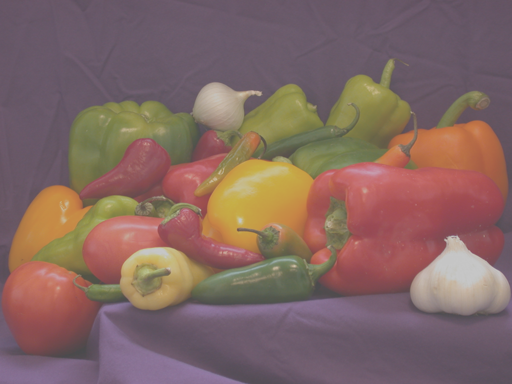
%> input picture demo_files/I2_03_peppers_low.png, 512 x 384 px
$ octave I2_03_4_contrast.m   (GNU Octave 9; MATLAB toolbox functions it lacks are replaced by stand-ins)
%> lines starting %> are read from the running program, lines starting %| are printed output that depends on the picture
%% コントラスト調整 用の各種関数 %%%%%%%%
clear;clc;close all;imtool close all

%% 画像読込み %%%%%%%%
I = imread('I2_03_peppers_low.png');
%> I is the input picture: size 384x512x3 uint8; mean R, G, B 130.7, 103.4, 99.1
Gray = rgb2gray(I);  % グレースケールへ変換
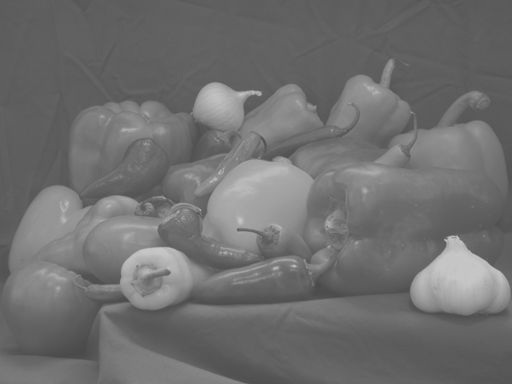
%> Gray: size 384x512 uint8; min 74, max 198, mean 111.1
figure;imshow(Gray);

figure;imhist(Gray);     % 輝度値のヒストグラムを表示

%% 低・高輝度で1%飽和するよう自動調整 %%%%%%%%%%%%%%%
Gray1 = imadjust(Gray);
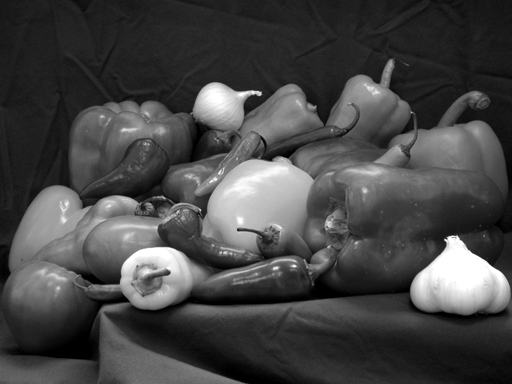
%> Gray1: size 384x512 uint8; min 0, max 255, mean 69.8
figure;imhist(Gray1);
%% 処理前後の画像を並べて表示
figure;imshow([Gray Gray1]);


%% ヒストグラム均等化を用いたコントラストの強調：ビン間隔の調整をして、フラットになるように
Gray2 = histeq(Gray, 256);
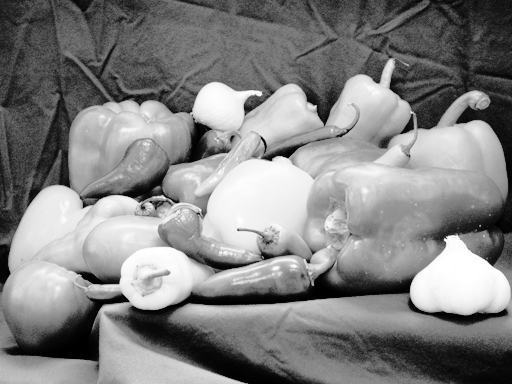
%> Gray2: size 384x512 uint8; min 0, max 255, mean 130.2
figure;imhist(Gray2);
%% 表示
figure;imshow([Gray1 Gray2]);

%% コントラストに制限を付けた適応ヒストグラム均等化 %%%%%
%     デフォルト：8x8ピクセルのタイル毎にヒストグラム均等化
% フラットなヒストグラム
Gray3 = adapthisteq(Gray,'Distribution','uniform');
figure;imhist(Gray3);
%% 表示
figure;imshow([Gray1 Gray3]);

%% ベル型ヒストグラム
Gray4 = adapthisteq(Gray,'Distribution','rayleigh');
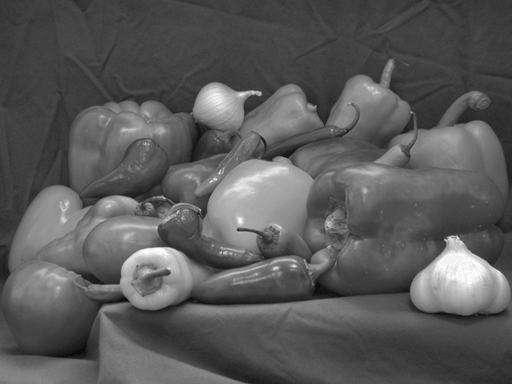
%> Gray4: size 384x512 uint8; min 0, max 255, mean 89.5
figure;imhist(Gray4);
%% 表示
figure;imshow([Gray3 Gray4]);

%% 曲線ヒストグラム
Gray5 = adapthisteq(Gray,'Distribution','exponential');
figure;imhist(Gray5);
%% 表示
figure;imshow([Gray3 Gray4 Gray5]);

%% 曲線ヒストグラム: コントラスト強調の制限を調整
Gray6 = adapthisteq(Gray,'Distribution','exponential', 'ClipLimit', 1);
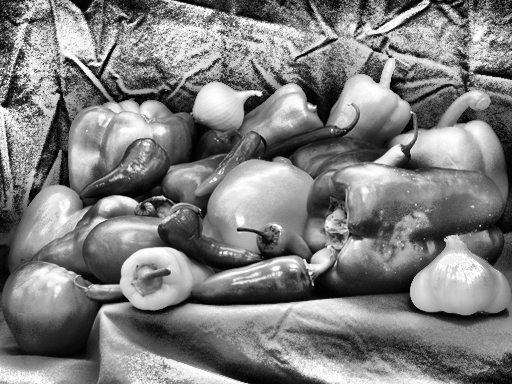
%> Gray6: size 384x512 uint8; min 0, max 255, mean 127
figure;imhist(Gray6);
%> after `imhist(Gray6)`:
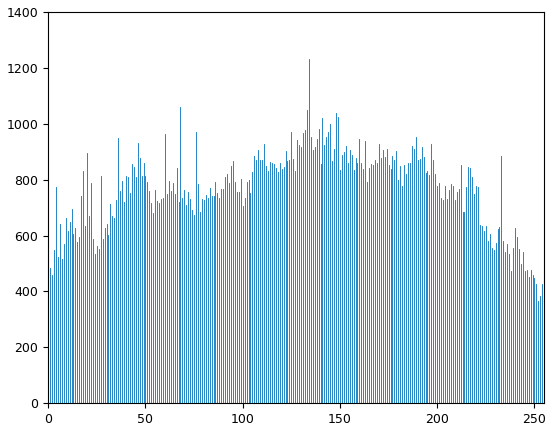
%> figure redrawn from the program's plot data; highest point at x = 134, y = 1233
%% 表示
figure;imshow([Gray3 Gray4 Gray5 Gray6]);
%> after `imshow([Gray3 Gray4 Gray5 Gray6])`:
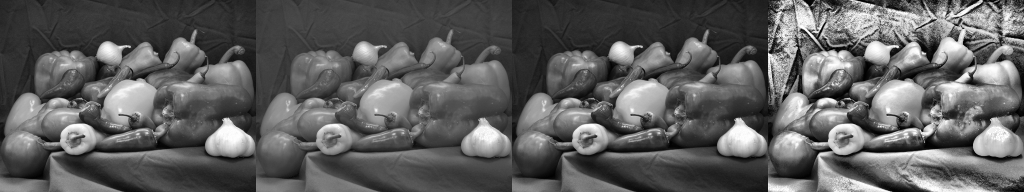
%> displayed picture: size 384x2048, on the screen's scale of 0 to 255 (shown at 1/2 size); min 0, max 255, mean 94.7

%% 終了

% imshowpairは、デフォルトでは輝度がスケーリングされるので注意
% Copyright 2014 The MathWorks, Inc.

$ run again, with demo_files/I2_06_2_stitch1.png copied over demo_files/I2_03_peppers_low.png
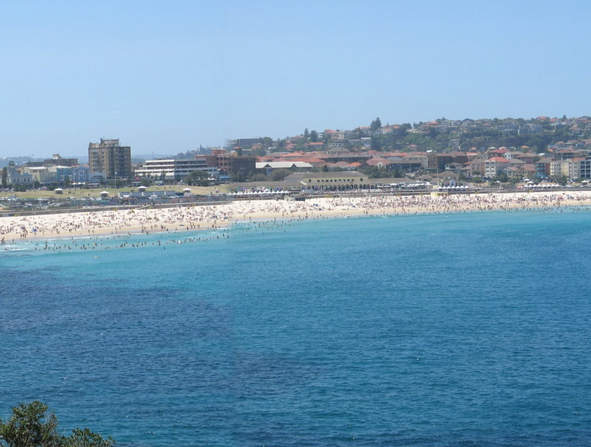
%> input picture demo_files/I2_06_2_stitch1.png, 591 x 447 px
%> I is the input picture: size 447x591x3 uint8; mean R, G, B 112.5, 153.2, 181.6
%> `imhist(Gray6)`:
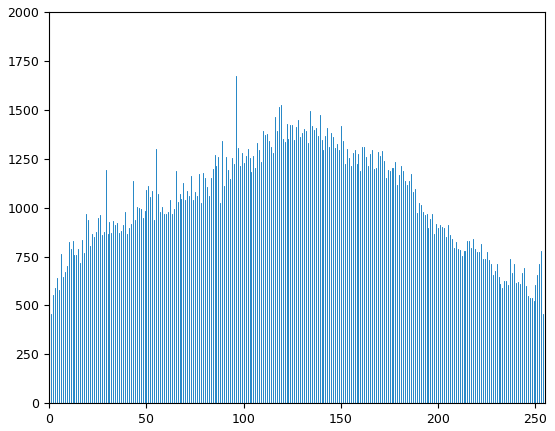
%> figure redrawn from the program's plot data; highest point at x = 96, y = 1673
%> `imshow([Gray3 Gray4 Gray5 Gray6])`:
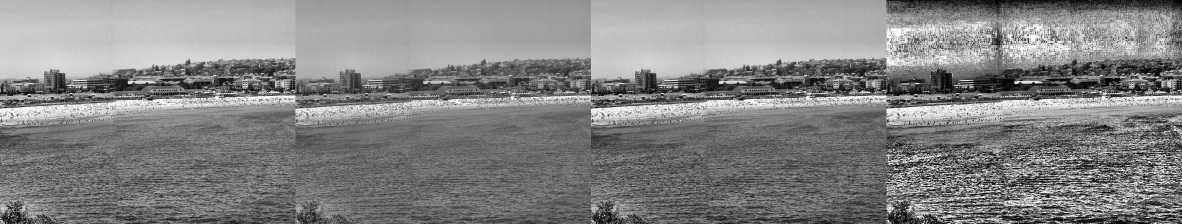
%> displayed picture: size 447x2364, on the screen's scale of 0 to 255 (shown at 1/2 size); min 0, max 255, mean 131.3

$ run again, with demo_files/I2_06_2_stitch2.png copied over demo_files/I2_03_peppers_low.png
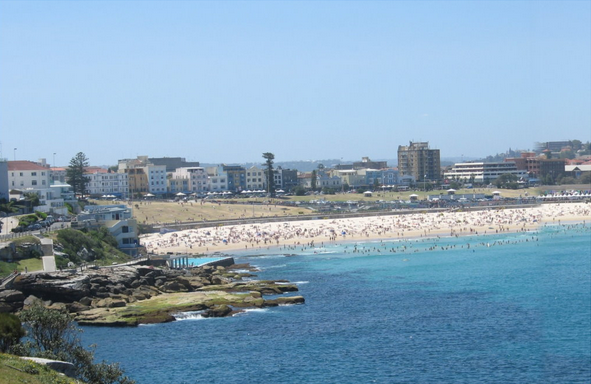
%> input picture demo_files/I2_06_2_stitch2.png, 591 x 384 px
%> I is the input picture: size 384x591x3 uint8; mean R, G, B 132.1, 161, 182.8
%> `imhist(Gray6)`:
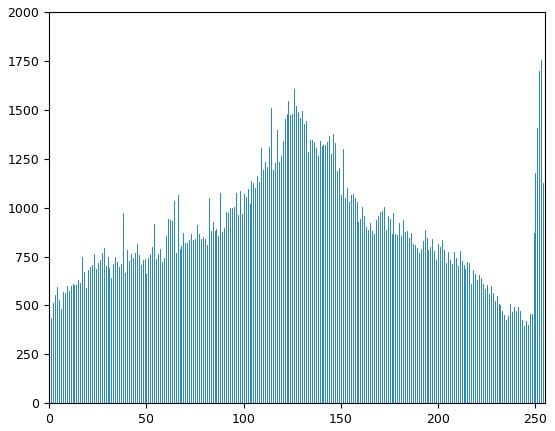
%> figure redrawn from the program's plot data; highest point at x = 253, y = 1755
%> `imshow([Gray3 Gray4 Gray5 Gray6])`:
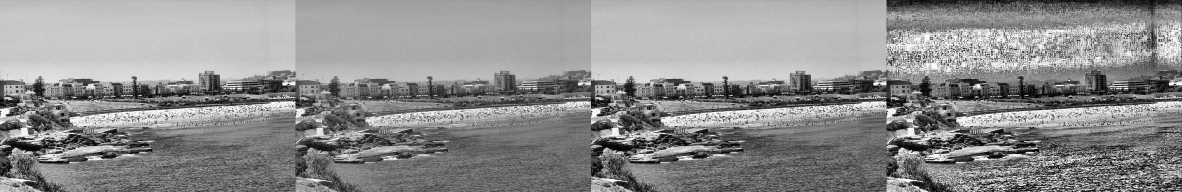
%> displayed picture: size 384x2364, on the screen's scale of 0 to 255 (shown at 1/2 size); min 0, max 255, mean 140.5
